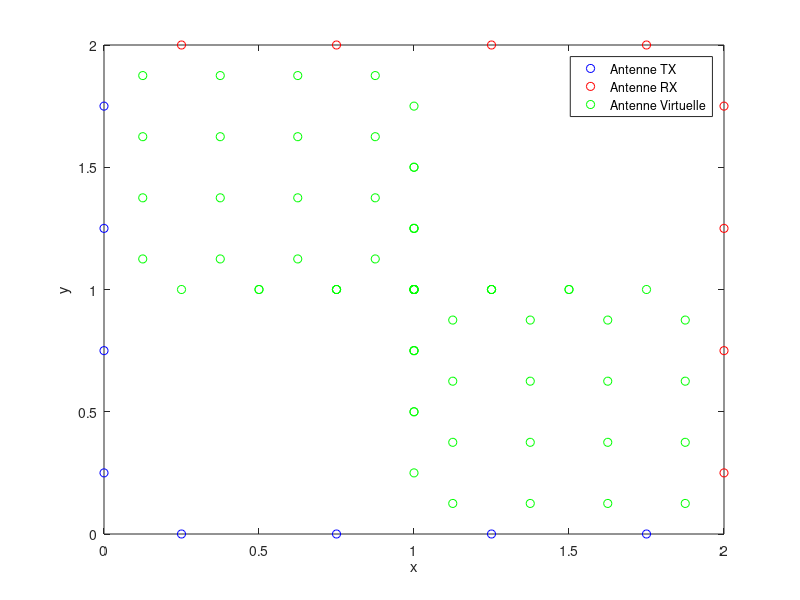
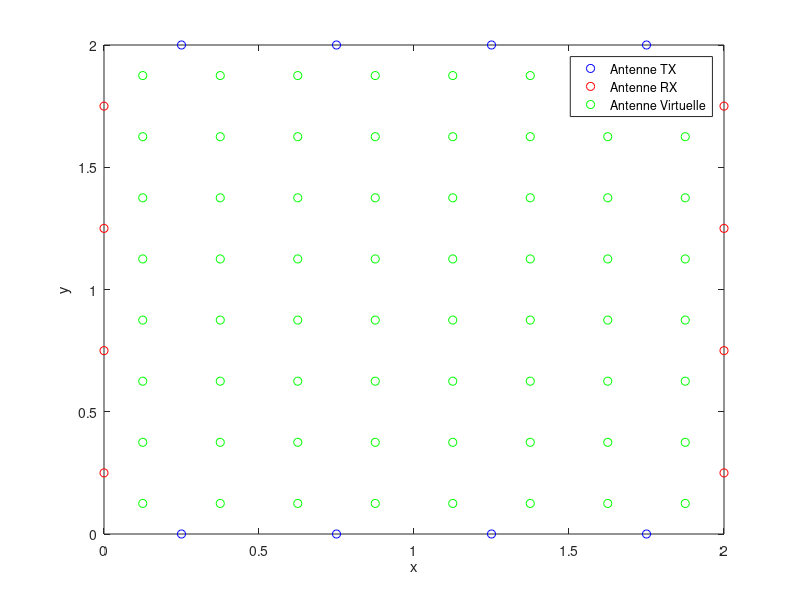

Recreate these plots in MATLAB, in order.
clear all
close all

ntx=8
nrx=8

lambda=300/300 % 5400

for cas=1:2
  figure
  if (cas==1)
    xtx(1:ntx/2)    =[0:ntx/2-1]*lambda/2+lambda/4;
    ytx(1:ntx/2)    =0;
    xtx(ntx/2+1:ntx)=0;
    ytx(ntx/2+1:ntx)=[0:ntx/2-1]*lambda/2+lambda/4;
    
    xrx(1:nrx/2)    =[0:nrx/2-1]*lambda/2+lambda/4;
    yrx(1:nrx/2)    =(ntx/2-1)*lambda/2+lambda/4+lambda/4;
    xrx(nrx/2+1:nrx)=(ntx/2-1)*lambda/2+lambda/4+lambda/4;
    yrx(nrx/2+1:nrx)=[0:nrx/2-1]*lambda/2+lambda/4;
  end
  
  if (cas==2)
    xtx(1:ntx/2)    =[0:ntx/2-1]*lambda/2+lambda/4;
    ytx(1:ntx/2)    =0;
    xtx(ntx/2+1:ntx)=[0:ntx/2-1]*lambda/2+lambda/4;
    ytx(ntx/2+1:ntx)=(ntx/2-1)*lambda/2+lambda/4+lambda/4;
    
    xrx(1:nrx/2)    =0;
    yrx(1:nrx/2)    =[0:nrx/2-1]*lambda/2+lambda/4;
    xrx(nrx/2+1:nrx)=(ntx/2-1)*lambda/2+lambda/4+lambda/4;
    yrx(nrx/2+1:nrx)=[0:nrx/2-1]*lambda/2+lambda/4;
  end
  
plot(xtx, ytx, 'bo', 'DisplayName', 'Antenne TX'); % Légende pour les antennes TX
hold on;
plot(xrx, yrx, 'ro', 'DisplayName', 'Antenne RX'); % Légende pour les antennes RX
hold on;
  
  p=1;
  for m=1:ntx
    for n=1:ntx
      xvirt(p)=(xtx(m)+xrx(n))/2;
      yvirt(p)=(ytx(m)+yrx(n))/2;
      p=p+1;
    end
  end
plot(xvirt, yvirt, 'go', 'DisplayName', 'Antenne Virtuelle'); % Légende pour les antennes virtuelles
xlabel('x');
ylabel('y');
legend show; % Affiche la légende
   
  % plot(length(ntx))
  % ula(xvirt,lambda)
  % ylim([-30 0])
  % xlabel('azimuth (deg)')
  % ylabel('gain (dB)')
end